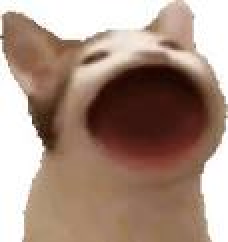
#> input picture Data/images.jpg, 114 x 121 px (shown 2 times larger)
$ python picbuilder.py
#> lines starting #> are read from the running program, lines starting #| are printed output that depends on the picture; long printed decimals are rounded
import imageio.v3 as iio
import imageio.core as iioc
import numpy as np

def main():
    im = iio.imread('Data/images.jpg')
#> im is the input picture: shape (121, 114, 3); mean R, G, B 167.2, 142.3, 128.1
    reference_img = iioc.image_as_uint(im)
    print(im.shape)
#| (121, 114, 3)
    row, col, z = im.shape
#> row = 121; col = 114; z = 3
    aspect_ratio = col / row
#> aspect_ratio = 0.942
    find_closest_resolution(aspect_ratio,20)
    new_img = gradient_array(row,col,z)
    new_img = array_to_image(new_img)

    #print(len(iioc.image_as_uint(im)))
    iio.imwrite("jeff.png", new_img)
    #print(type(iioc.image_as_uint(im)))

def find_closest_resolution(aspect_ratio, num_of_images):
#> called with aspect_ratio = 0.942, num_of_images = 20
    compare = list(zip([x for x in range(1, num_of_images)],
                    [y for y in range(num_of_images-1, 0, -1)]))
    print(aspect_ratio)
#| 0.9421
    temp_ratio = compare[0]
    for x,y in compare:
        if abs(aspect_ratio - (x / y)) < abs(aspect_ratio - (temp_ratio[0] / temp_ratio[1])):
            temp_ratio = (x, y)
#> after the loop, temp_ratio = (10, 10)

    print(temp_ratio)
#| (10, 10)
    return temp_ratio

def gradient_array(row,col,z):
#> called with row = 121, col = 114, z = 3
    new_img = []
    for oi in range(0,row):
        temp_row = []
        for ii in range(0,col):
            temp_row.append([ii, oi, oi*ii / 255])
        new_img.append(temp_row)
    return new_img

def array_to_image(array):
    array = iioc.asarray(array).astype(np.uint8)
    img = iioc.util.Array(array)
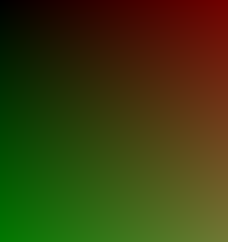
#> array: shape (121, 114, 3) (shown 2 times larger); mean of channels 0, 1, 2 56.5, 60, 12.8; drawn as R, G, B
    return iioc.util.Array(img)

if __name__ == "__main__":
    main()
